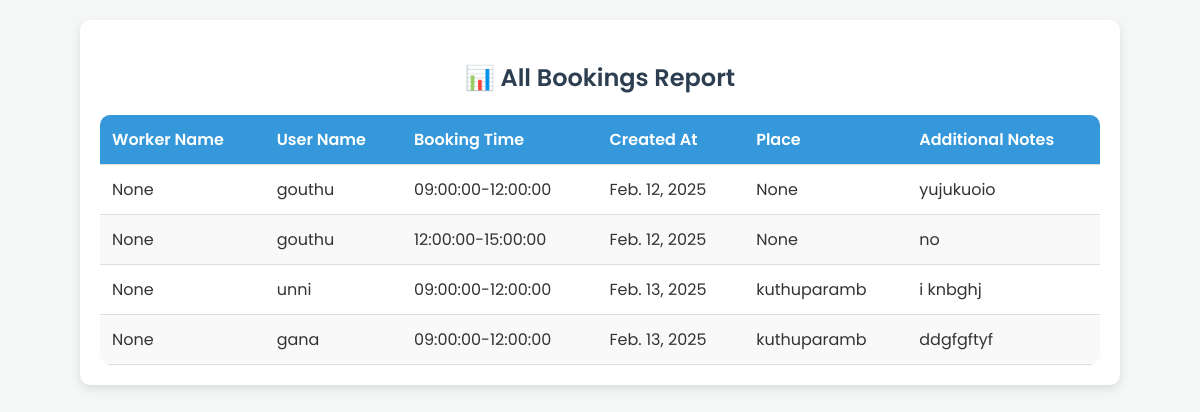
The page /weekly_worker_reports/ (signed in) on the database its author committed.
### Bengali/models.py (models this page shows, shortened)
class BookWorker(models.Model):
    worker = models.ForeignKey('WorkersDetails', on_delete=models.CASCADE, related_name='worker_booking')
    user = models.ForeignKey('Profile', on_delete=models.CASCADE, related_name='user_booking')
    time = models.CharField(default=0, max_length=150)
    created_at=models.DateField(auto_now_add=True)
    place = models.TextField(blank=True, null=True)
    additionalnotes = models.CharField(max_length=140,null=True,blank=True)
    def __str__(self):
        return f'booking by {self.user.username} for {self.worker.profile.username} '

class WorkersDetails(models.Model):
    profile=models.OneToOneField('Profile',on_delete=models.CASCADE,related_name="worker_profile",null=True,blank=True)
    id_no=models.CharField(max_length=150,null=True)
    image=models.ImageField(null=True , blank=True)
    address=models.TextField()
    age=models.IntegerField(blank=True,null=True)
    gender=models.CharField(max_length=10 ,blank=True, null=True)
    category=models.CharField(max_length=50,blank=True,null=True)
    approved_by_agency=models.BooleanField(default=False)
    agency=models.ForeignKey('AgencyDetails',on_delete=models.CASCADE,related_name="agency_worker",null=True,blank=True)

class Profile(AbstractUser):
    USERNAME_FIELD='email'
    REQUIRED_FIELDS=[]
    objects = CustomUserManager()
    username = models.CharField(max_length=150, blank=True, null=True)
    first_name = models.CharField(max_length=150, blank=True, null=True)
    last_name= models.CharField(max_length=150, blank=True, null=True)
    role = models.CharField(max_length=15,choices=RoleChoices.choices)
    email=models.EmailField(unique=True)
    phone=models.CharField(max_length=15, blank=True, null=True)
    age=models.IntegerField(blank=True, null=True)
    worker_approved=models.BooleanField(blank=True, null=True)
    groups = models.ManyToManyField(
        Group,
            related_name="profile_groups",  # Set unique related_name
            blank=True
        )
    user_permissions = models.ManyToManyField(
            Permission,
            related_name="profile_permissions",  # Set unique related_name
            blank=True
        )

### Bengali/views.py (the view)
# urls.py: path('weekly_worker_reports/', views.weekly_worker_reports, name='weekly_worker_reports'),
def weekly_worker_reports(request):
    today = timezone.now().date()
    start_of_week = today - timedelta(days=today.weekday())  # Start from Monday
    end_of_week = start_of_week + timedelta(days=6)  # End on Sunday
    user_bookings = (
        BookWorker.objects.filter(created_at__range=(start_of_week, end_of_week))
        .values("user__email")  # Group by user email
        .annotate(total_bookings=Count("id"))  # Count bookings per user
        .order_by("-total_bookings")  # Sort by most bookings
    )
    booking = BookWorker.objects.filter(worker__profile=request.user)
    print(booking   )
    return render(request, "weekly_worker_reports.html", {"all_bookings": booking})

### templates/weekly_worker_reports.html (shortened to what this page needs)
<!DOCTYPE html>
<html lang="en">
<head>
</head>
<body>
    <div class="container">
        <h2>📊 All Bookings Report</h2>
        {% if all_bookings %}
            <table>
                <thead>
                    <tr>
                        <th>Worker Name</th>
                        <th>User Name</th>
                        <th>Booking Time</th>
                        <th>Created At</th>
                        <th>Place</th>
                        <th>Additional Notes</th>
                    </tr>
                </thead>
                <tbody>
                    {% for booking in all_bookings %}
                        <tr>
                            <td>{{ booking.worker.profile.first_name }}</td>
                            <td>{{ booking.user.first_name }}</td>
                            <td>{{ booking.time }}</td>
                            <td>{{ booking.created_at }}</td>
                            <td>{{ booking.place }}</td>
                            <td>{{ booking.additionalnotes|default:"None" }}</td>
                        </tr>
                    {% endfor %}
                </tbody>
            </table>
        {% else %}
            <p class="no-data">No bookings found.</p>
        {% endif %}
    </div>
</body>
</html>

### templates/weekly_worker_reports.html (style rules this page uses)
body { font-family: 'Poppins', sans-serif; background-color: #f4f7f6; color: #333; margin: 0; padding: 20px; text-align: center; }
.container { max-width: 1000px; margin: 0 auto; background: #ffffff; padding: 20px; border-radius: 10px; box-shadow: 0px 4px 10px rgba(0, 0, 0, 0.1); overflow-x: auto; }
h2 { color: #2c3e50; font-weight: 600; margin-bottom: 20px; }
table { width: 100%; border-collapse: collapse; margin-top: 20px; background: #fff; border-radius: 10px; overflow: hidden; }
th, td { padding: 12px; text-align: left; border-bottom: 1px solid #ddd; white-space: nowrap; }
th { background-color: #3498db; color: white; font-weight: 600; }
tr:nth-child(even) { background-color: #f9f9f9; }

### rows shown on the page
BookWorker: worker.profile.first_name "None", user.first_name "gouthu", time "09:00:00-12:00:00", created_at "Feb. 12, 2025", place "None", additionalnotes "yujukuoio"
BookWorker: worker.profile.first_name "None", user.first_name "gouthu", time "12:00:00-15:00:00", created_at "Feb. 12, 2025", place "None", additionalnotes "no"
BookWorker: worker.profile.first_name "None", user.first_name "unni", time "09:00:00-12:00:00", created_at "Feb. 13, 2025", place "kuthuparamb", additionalnotes "i knbghj"
BookWorker: worker.profile.first_name "None", user.first_name "gana", time "09:00:00-12:00:00", created_at "Feb. 13, 2025", place "kuthuparamb", additionalnotes "ddgfgftyf"
